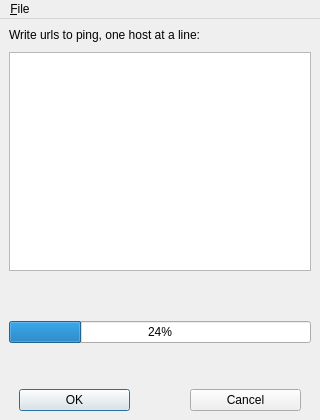
<?xml version="1.0" encoding="UTF-8"?>
<ui version="4.0">
 <author>ikenfin</author>
 <class>MainWindow</class>
 <widget class="QMainWindow" name="MainWindow">
  <property name="windowModality">
   <enum>Qt::NonModal</enum>
  </property>
  <property name="geometry">
   <rect>
    <x>0</x>
    <y>0</y>
    <width>320</width>
    <height>420</height>
   </rect>
  </property>
  <property name="sizePolicy">
   <sizepolicy hsizetype="Expanding" vsizetype="Expanding">
    <horstretch>0</horstretch>
    <verstretch>0</verstretch>
   </sizepolicy>
  </property>
  <property name="minimumSize">
   <size>
    <width>320</width>
    <height>420</height>
   </size>
  </property>
  <property name="sizeIncrement">
   <size>
    <width>20</width>
    <height>20</height>
   </size>
  </property>
  <property name="windowTitle">
   <string>MainWindow</string>
  </property>
  <property name="layoutDirection">
   <enum>Qt::LeftToRight</enum>
  </property>
  <property name="autoFillBackground">
   <bool>false</bool>
  </property>
  <property name="animated">
   <bool>true</bool>
  </property>
  <property name="documentMode">
   <bool>false</bool>
  </property>
  <property name="dockNestingEnabled">
   <bool>true</bool>
  </property>
  <widget class="QWidget" name="centralwidget">
   <property name="sizePolicy">
    <sizepolicy hsizetype="Maximum" vsizetype="MinimumExpanding">
     <horstretch>0</horstretch>
     <verstretch>0</verstretch>
    </sizepolicy>
   </property>
   <property name="minimumSize">
    <size>
     <width>320</width>
     <height>400</height>
    </size>
   </property>
   <property name="maximumSize">
    <size>
     <width>16777215</width>
     <height>16777215</height>
    </size>
   </property>
   <layout class="QGridLayout" name="gridLayout">
    <item row="0" column="0">
     <layout class="QVBoxLayout" name="verticalLayout_2" stretch="0,0,0,0">
      <property name="spacing">
       <number>10</number>
      </property>
      <property name="sizeConstraint">
       <enum>QLayout::SetMinimumSize</enum>
      </property>
      <property name="leftMargin">
       <number>0</number>
      </property>
      <item>
       <layout class="QHBoxLayout" name="horizontalLayout_2">
        <property name="spacing">
         <number>14</number>
        </property>
        <property name="sizeConstraint">
         <enum>QLayout::SetDefaultConstraint</enum>
        </property>
        <item>
         <widget class="QLabel" name="heading_label">
          <property name="sizePolicy">
           <sizepolicy hsizetype="Preferred" vsizetype="Maximum">
            <horstretch>0</horstretch>
            <verstretch>0</verstretch>
           </sizepolicy>
          </property>
          <property name="autoFillBackground">
           <bool>false</bool>
          </property>
          <property name="text">
           <string>Write urls to ping, one host at a line:</string>
          </property>
         </widget>
        </item>
       </layout>
      </item>
      <item>
       <widget class="QTextEdit" name="hostsInput">
        <property name="sizePolicy">
         <sizepolicy hsizetype="Expanding" vsizetype="Expanding">
          <horstretch>0</horstretch>
          <verstretch>0</verstretch>
         </sizepolicy>
        </property>
        <property name="acceptRichText">
         <bool>false</bool>
        </property>
       </widget>
      </item>
      <item>
       <spacer name="verticalSpacer">
        <property name="orientation">
         <enum>Qt::Vertical</enum>
        </property>
        <property name="sizeType">
         <enum>QSizePolicy::Minimum</enum>
        </property>
        <property name="sizeHint" stdset="0">
         <size>
          <width>20</width>
          <height>40</height>
         </size>
        </property>
       </spacer>
      </item>
      <item>
       <layout class="QVBoxLayout" name="verticalLayout">
        <property name="spacing">
         <number>6</number>
        </property>
        <property name="sizeConstraint">
         <enum>QLayout::SetDefaultConstraint</enum>
        </property>
        <item>
         <widget class="QProgressBar" name="progress">
          <property name="sizePolicy">
           <sizepolicy hsizetype="Minimum" vsizetype="Fixed">
            <horstretch>0</horstretch>
            <verstretch>0</verstretch>
           </sizepolicy>
          </property>
          <property name="value">
           <number>24</number>
          </property>
         </widget>
        </item>
        <item>
         <spacer name="verticalSpacer_2">
          <property name="orientation">
           <enum>Qt::Vertical</enum>
          </property>
          <property name="sizeType">
           <enum>QSizePolicy::Minimum</enum>
          </property>
          <property name="sizeHint" stdset="0">
           <size>
            <width>20</width>
            <height>40</height>
           </size>
          </property>
         </spacer>
        </item>
        <item>
         <layout class="QHBoxLayout" name="horizontalLayout">
          <property name="spacing">
           <number>20</number>
          </property>
          <property name="sizeConstraint">
           <enum>QLayout::SetDefaultConstraint</enum>
          </property>
          <property name="leftMargin">
           <number>10</number>
          </property>
          <property name="topMargin">
           <number>0</number>
          </property>
          <property name="rightMargin">
           <number>10</number>
          </property>
          <item>
           <widget class="QPushButton" name="ok">
            <property name="enabled">
             <bool>true</bool>
            </property>
            <property name="locale">
             <locale language="English" country="UnitedStates"/>
            </property>
            <property name="text">
             <string>OK</string>
            </property>
            <property name="autoExclusive">
             <bool>false</bool>
            </property>
            <property name="default">
             <bool>true</bool>
            </property>
            <property name="flat">
             <bool>false</bool>
            </property>
           </widget>
          </item>
          <item>
           <spacer name="horizontalSpacer">
            <property name="orientation">
             <enum>Qt::Horizontal</enum>
            </property>
            <property name="sizeType">
             <enum>QSizePolicy::Maximum</enum>
            </property>
            <property name="sizeHint" stdset="0">
             <size>
              <width>40</width>
              <height>20</height>
             </size>
            </property>
           </spacer>
          </item>
          <item>
           <widget class="QPushButton" name="cancel">
            <property name="enabled">
             <bool>true</bool>
            </property>
            <property name="locale">
             <locale language="English" country="UnitedStates"/>
            </property>
            <property name="text">
             <string>Cancel</string>
            </property>
           </widget>
          </item>
         </layout>
        </item>
       </layout>
      </item>
     </layout>
    </item>
   </layout>
  </widget>
  <widget class="QMenuBar" name="menubar">
   <property name="geometry">
    <rect>
     <x>0</x>
     <y>0</y>
     <width>320</width>
     <height>30</height>
    </rect>
   </property>
   <property name="defaultUp">
    <bool>false</bool>
   </property>
   <widget class="QMenu" name="menuHello">
    <property name="locale">
     <locale language="English" country="UnitedStates"/>
    </property>
    <property name="title">
     <string>&amp;File</string>
    </property>
    <addaction name="actionAbout"/>
    <addaction name="actionExit"/>
   </widget>
   <addaction name="menuHello"/>
  </widget>
  <action name="actionAbout">
   <property name="text">
    <string>&amp;About</string>
   </property>
  </action>
  <action name="actionExit">
   <property name="text">
    <string>&amp;Exit</string>
   </property>
  </action>
 </widget>
 <resources/>
 <connections>
  <connection>
   <sender>cancel</sender>
   <signal>clicked(bool)</signal>
   <receiver>MainWindow</receiver>
   <slot>close()</slot>
   <hints>
    <hint type="sourcelabel">
     <x>224</x>
     <y>409</y>
    </hint>
    <hint type="destinationlabel">
     <x>185</x>
     <y>223</y>
    </hint>
   </hints>
  </connection>
  <connection>
   <sender>ok</sender>
   <signal>clicked(bool)</signal>
   <receiver>MainWindow</receiver>
   <slot>sayHello()</slot>
   <hints>
    <hint type="sourcelabel">
     <x>56</x>
     <y>409</y>
    </hint>
    <hint type="destinationlabel">
     <x>185</x>
     <y>223</y>
    </hint>
   </hints>
  </connection>
 </connections>
 <slots>
  <slot>sayHello()</slot>
 </slots>
</ui>
